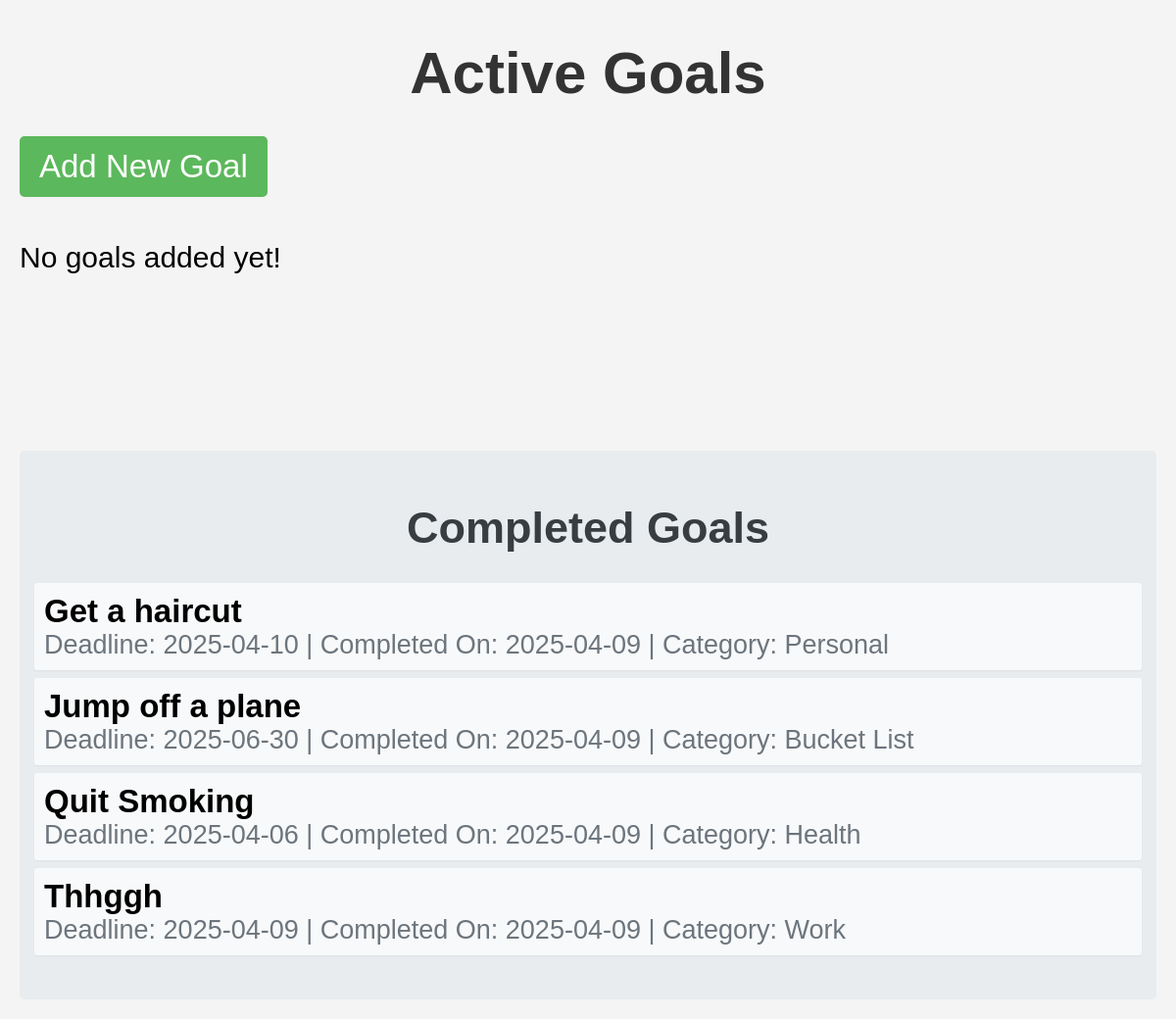
The page / on the database its author committed.
### tables this page shows
CREATE TABLE goals_completed (
  id INTEGER PRIMARY KEY AUTOINCREMENT,
  description TEXT NOT NULL,
  deadline TEXT NOT NULL,
  completion_date TEXT NOT NULL,
  completed_category TEXT NOT NULL
);

### app.py (the view, shortened to what this page needs)
@app.route('/')
def index():
    conn = get_db()
    goals_db = conn.execute('SELECT id, description, deadline, category FROM goals').fetchall() #Get category
    completed_goals_db = conn.execute('SELECT id, description, deadline, completion_date, completed_category FROM goals_completed').fetchall()
    conn.close()
    active_goals = []
    current_date = datetime.date.today()
    completed_goals = []
    if completed_goals_db: # Check if there are any completed goals
        for row in completed_goals_db:
            completed_goals.append({'id': row['id'], 'description': row['description'], 'deadline': row['deadline'], 'completion_date': row['completion_date'], 'completed_category': row['completed_category']}) #Add to completed goals
    return render_template('index.html', active_goals=active_goals, completed_goals=completed_goals)

### app.py (called while the page is built)
def get_db():
    if 'db' not in g:
        g.db = sqlite3.connect(DATABASE)
        g.db.row_factory = sqlite3.Row # Allows accessing columns by name
    return g.db

@app.teardown_appcontext
def teardown_db(error):
    close_db()

### templates/index.html (shortened to what this page needs)
<!DOCTYPE html>
<html>
<head>
    <!DOCTYPE html>
    <html>
    <head>
</head>
<body>
    <h1>Active Goals</h1>
    <p><a href="{{ url_for('add_goal') }}">Add New Goal</a></p>
    {% if active_goals %}
    <ul>
        {% for goal in active_goals %}
        <li>
            <strong>{{ goal['description'] }}</strong>
            <br>
            Deadline: {{ goal['deadline'] }}
            <br>
            Status: {{ goal['status'] }}
            <br>
            Category: {{ goal['category'] }}
            <form method="POST" action="{{ url_for('complete_goal', goal_id=goal['id']) }}" style="display: inline;">
                <input type="hidden" name="goal_id" value="{{ goal['id'] }}">
                <button type="submit">Complete</button>
        </li>
        {% endfor %}
    </ul>
    {% else %}
    <p>No goals added yet!</p>
    {% endif %}
    <div class="completed-goals-section">
        <h2>Completed Goals</h2>
        {% if completed_goals %}
        <ul>
            {% for goal in completed_goals %}
            <li>
                <strong>{{ goal['description'] }}</strong>
                <div class="completed-goal-details">
                    Deadline: {{ goal['deadline'] }} | Completed On: {{ goal['completion_date'] }} | Category: {{ goal['completed_category'] }}
                </div>
            </li>
            {% endfor %}
        </ul>
        {% else %}
        <p>No goals completed yet!</p>
        {% endif %}
    </div>
</body>
</html>

### templates/index.html (style rules this page uses)
body { font-family: sans-serif; background-color: #f4f4f4; margin: 20px; font-size: 30px; }
h1 { color: #333; text-align: center; margin-bottom: 20px; font-size: 2em; }
p a { display: inline-block; padding: 12px 20px; background-color: #5cb85c; color: white; text-decoration: none; border-radius: 5px; margin-bottom: 15px; font-size: 1.1em; }
ul { list-style: none; padding: 0; }
li { background-color: white; padding: 15px; margin-bottom: 10px; border-radius: 5px; box-shadow: 0 1px 3px rgba(0, 0, 0, 0.1); font-size: 1em; }
li strong { font-size: 1.1em; }
.completed-goals-section { margin-top: 180px; padding: 15px; background-color: #e9ecef; border-radius: 5px; }
.completed-goals-section h2 { color: #383d41; margin-bottom: 10px; text-align: center; }
.completed-goals-section ul { list-style: none; padding: 0; }
.completed-goals-section li { background-color: #f8f9fa; padding: 10px; margin-bottom: 8px; border-radius: 3px; box-shadow: 0 1px 2px rgba(0, 0, 0, 0.05); }
.completed-goal-details { font-size: 0.9em; color: #6c757d; }

### rows shown on the page
goals_completed: description "Get a haircut", deadline "2025-04-10", completion_date "2025-04-09", completed_category "Personal"
goals_completed: description "Jump off a plane", deadline "2025-06-30", completion_date "2025-04-09", completed_category "Bucket List"
goals_completed: description "Quit Smoking", deadline "2025-04-06", completion_date "2025-04-09", completed_category "Health"
goals_completed: description "Thhggh", deadline "2025-04-09", completion_date "2025-04-09", completed_category "Work"
